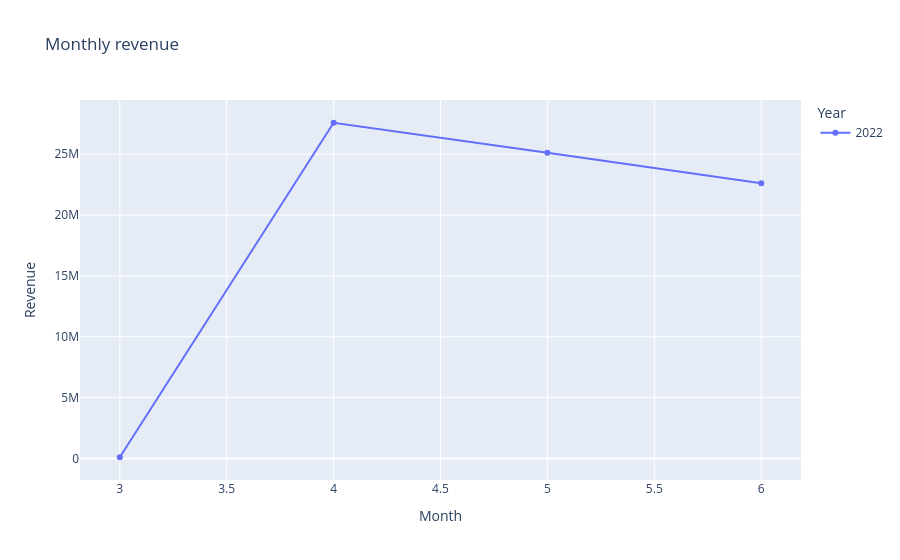

Here is the notebook cell this chart was saved with:
### Code cell
monthly_sales = (
    df
    .groupby(['year', 'month'], observed=True)['revenue']
    .sum()
    .reset_index() 
)

fig = px.line(
    monthly_sales,
    x='month',
    y='revenue',
    color='year',  
    title='Monthly revenue',
    markers=True, 
    labels={
        'month': 'Month',
        'revenue': 'Revenue',
        'year': 'Year'
    }
)
eda_figs['Monthly revenue'] = fig
fig.show()

### Figure 1 — Plotly figure (JSON) as saved in the notebook; plotly's stock layout.template omitted (floating-point values rounded to 4 significant figures)
{"data": [{"hovertemplate": "Year=2022<br>Month=%{x}<br>Revenue=%{y}<extra></extra>", "legendgroup": "2022", "line": {"color": "#636efa", "dash": "solid"}, "marker": {"symbol": "circle"}, "mode": "lines+markers", "name": "2022", "orientation": "v", "showlegend": true, "type": "scatter", "x": [3, 4, 5, 6], "xaxis": "x", "y": [98260.0, 27580000.0, 25120000.0, 22600000.0], "yaxis": "y"}], "layout": {"legend": {"title": {"text": "Year"}, "tracegroupgap": 0}, "title": {"text": "Monthly revenue"}, "xaxis": {"anchor": "y", "domain": [0, 1], "title": {"text": "Month"}}, "yaxis": {"anchor": "x", "domain": [0, 1], "title": {"text": "Revenue"}}}}
